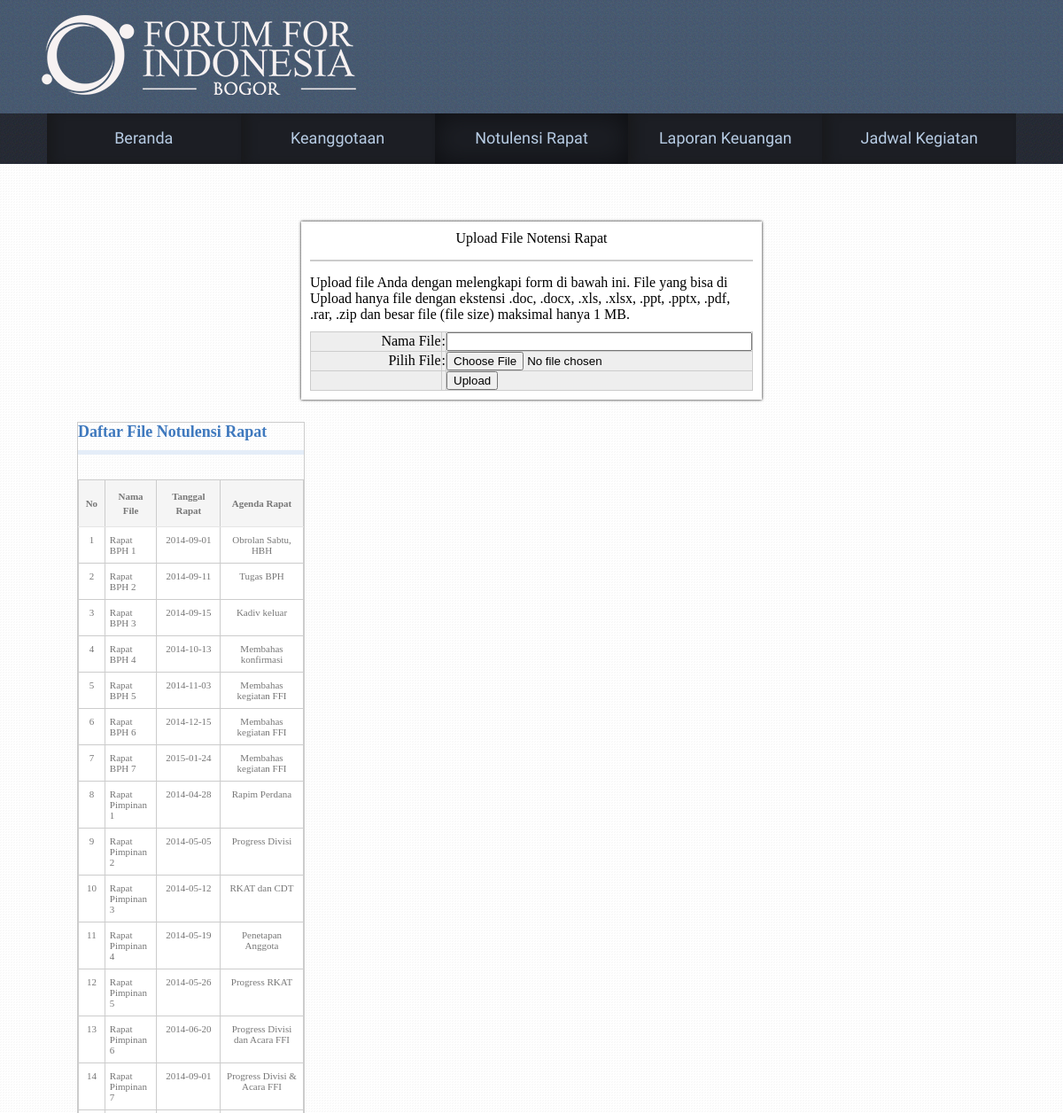
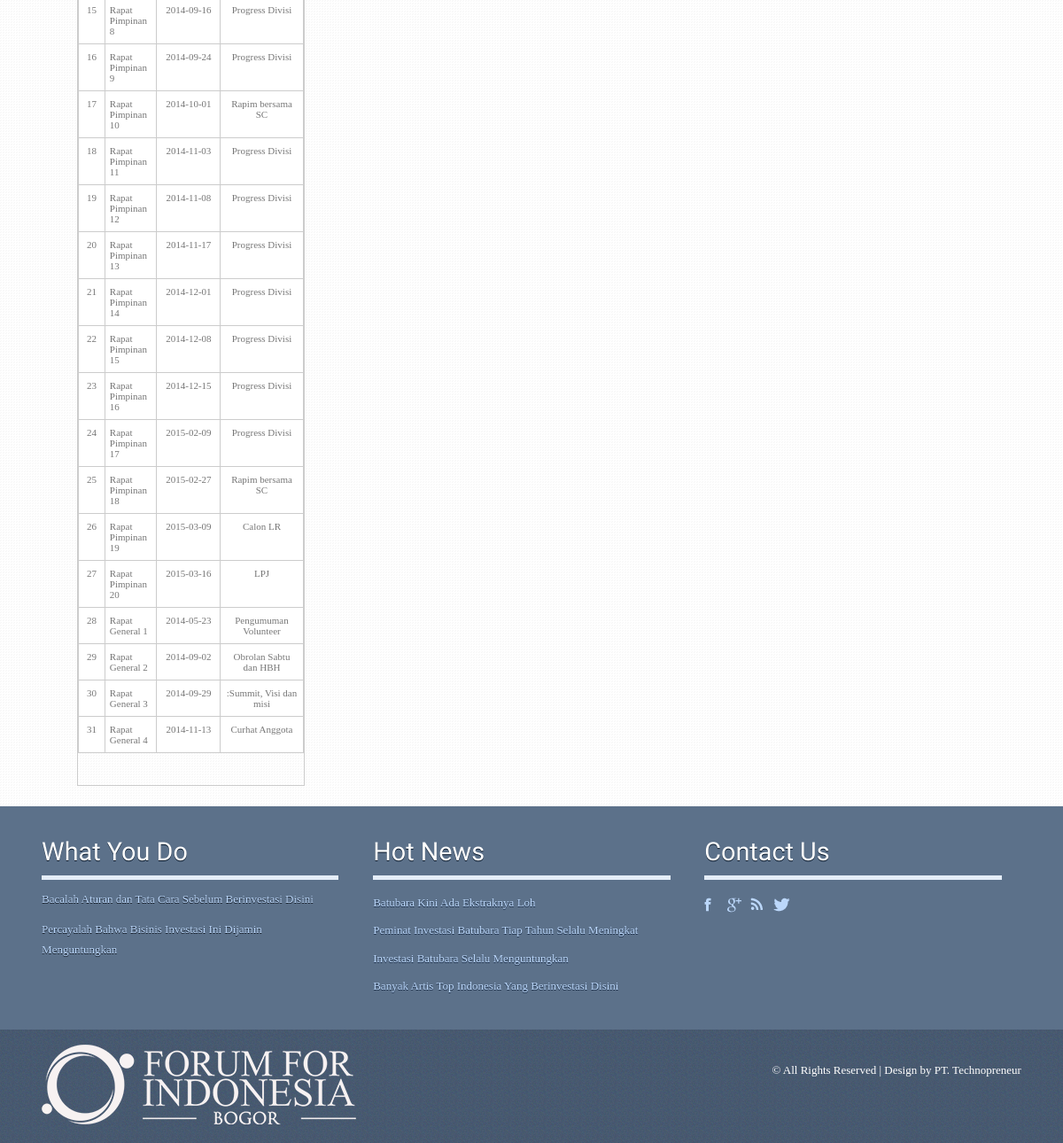
/cara.php, run on the app's committed database (2 pictures, top to bottom).
### tables this page shows
CREATE TABLE IF NOT EXISTS `notulensi_rapat` (
`ID_file` int(11) NOT NULL,
  `Nama_file` varchar(50) NOT NULL,
  `Tanggal_rapat` date NOT NULL,
  `Agenda_rapat` varchar(50) NOT NULL
);

### cara.php (the view, shortened to what this page needs)
<!DOCTYPE HTML>
<html>
<head>
<link href="css/css_upload-download.css" rel="stylesheet" type="text/css" media="all" />
<link href="css/camera.css" rel="stylesheet" type="text/css" media="all" />
</head>
<body>
<div class="h_bg">
<div class="wrap">
	<div class="header">
		<div class="logo">
			<h1><a href="index.php"><img src="images/logo2.png" alt=""></a></h1>
		</div>
	</div>
</div>
</div>
<div class="slider_bg">
<div class="wrap">
<div class="slider">
	<ul class="nav">
		<li><a href="index.php">Beranda</a></li>
		<li><a href="keanggotaan.php">Keanggotaan</a></li>
		<li class="active" ><a href="cara.php">Notulensi Rapat</a></li>
		<li><a href="about.php">Laporan Keuangan</a></li>
		<li><a href="contact.php">Jadwal Kegiatan</a></li>
	</ul>
</div>
</div>
</div>
<div class="main_bg">
<div class="wrap">
<div class="main">
  <div id="container">
    	<div id="header">
    		<h1>Upload File Notensi Rapat</h1>
        </div>
        <div id="menu">
        </div>
        <div id="content">
            <p>Upload file Anda dengan melengkapi form di bawah ini. File yang bisa di Upload hanya file dengan ekstensi <b>.doc, .docx, .xls, .xlsx, .ppt, .pptx, .pdf, .rar, .zip</b> dan besar file (file size) maksimal hanya 1 MB.</p>
            <p>
            <form action="" method="post" enctype="multipart/form-data">
            <table width="100%" align="center" border="0" bgcolor="#eee" cellpadding="2" cellspacing="0">
            	<tr>
                	<td width="40%" align="right"><b>Nama File</b></td><td><b>:</b></td><td><input type="text" name="nama" size="40" required /></td>
                </tr>
                <tr>
                	<td width="40%" align="right"><b>Pilih File</b></td><td><b>:</b></td><td><input type="file" name="file" required /></td>
                </tr>
                <tr>
                	<td>&nbsp;</td><td>&nbsp;</td><td><input type="submit" name="upload" value="Upload" /></td>
                </tr>
            </table>
            </form>
            </p>
        </div>
    </div>
	<table width="25%" border="0" cellspacing="0" cellpadding="0">
        <tr>
        <div id="body_div">
 <td align=""><div class="body_right_caloninvestor">
			  <h4>Daftar File Notulensi Rapat</h4>
<div class="tabpad news-box news">
<div class="deposit_info_details">
<table width="100%" border="0" cellspacing="0" cellpadding="0" class="lbox_contentbg">
		<p>&nbsp;</p>
          <tr class="row1" onMouseOver="mouse_event(this, 'listrow_bg');" onMouseOut="mouse_event(this, 'row1');">
                      <td width="5%" valign="top" class="hdr1" align="center">No</td>
					  <td width="5%" valign="top" class="hdr1" align="center">Nama File</td>
                      <td width="20%" valign="top" class="hdr1" align="center">Tanggal Rapat</td>
					  <td width="20%" valign="top" class="hdr1" align="center">Agenda Rapat<a </td>
          </tr>
	<?php
	$No=1;
       	$query = mysql_query("select * from notulensi_rapat");
		while ( $data = mysql_fetch_array($query) )
		{
				?>
		              <tr class="list1" onMouseOver="mouse_event(this,'row_hover');" onMouseOut="mouse_event(this,'list1');">
                    <td align="center"> <?php echo $No; ?></td>
		    		  <td align="left"><?php echo $data['Nama_file'];?></td>
					<td align="center"><?php echo $data['Tanggal_rapat'];?></td>
					<td align="center"><?php echo $data['Agenda_rapat'];?></td>
                        </tr>
<?php
		$No++;
	}
	?>
        </table>
   <br />
   <br />
                </table>
</div>
</div>
</div>
<div class="footer-bg">
<div class="wrap">
<div class="footer">
  <div class="box1">
	<h4>What You Do</h4>
	<p>Bacalah Aturan dan Tata Cara Sebelum Berinvestasi Disini</p>
	<p>Percayalah Bahwa Bisinis Investasi Ini Dijamin Menguntungkan</p>
  </div>
   <div class="box1">
	<h4>Hot News</h4>
	<nav>
		<ul>
			<li><a href="">Batubara Kini Ada Ekstraknya Loh</a></li>
			<li><a href="">Peminat Investasi Batubara Tiap Tahun Selalu Meningkat</a></li>
			<li><a href="">Investasi Batubara Selalu Menguntungkan</a></li>
			<li><a href="">Banyak Artis Top Indonesia Yang Berinvestasi Disini</a></li>
	    </ul>
	</nav>
	</div>
	<div class="box1">
		<h4>Contact us</h4>
		<div class="social-icons">
	   		  	<ul>
			      <li class="facebook"><a href="#" target="_blank"> </a></li>
			      <li class="twitter"><a href="#" target="_blank"> </a></li>
			      <li class="rss"><a href="#" target="_blank"> </a></li>
			      <li class="contact"><a href="#" target="_blank"> </a></li>
		     </ul>
   	    </div>
	</div>
</div>
</div>
</div>
<div class="ftr-bg">
	<div class="wrap">
		<div class="footer1">
		<div class="logo">
			<h1><a href="index.php"><img src="images/logo2.png" alt=""></a></h1>
		</div>
		<div class="copy">
			<p class="w3-link">© All Rights Reserved | Design by PT. Technopreneur</p>
		</div>
	</div>
	</div>
</div>
</body>
</html>

### css/css_upload-download.css (style rules this page uses)
html,body,div,span,applet,object,iframe,h1,h2,h3,h4,h5,h6,p,blockquote,pre,a,abbr,acronym,address,big,cite,code,del,dfn,em,img,ins,kbd,q,s,samp,small,strike,strong,sub,sup,tt,var,b,u,i,dl,dt,dd,ol,nav ul,nav li,fieldset,form,label,legend,table,caption,tbody,tfoot,thead,tr,th,td,article,aside,canvas,details,embed,figure,figcaption,footer,header,hgroup,menu,nav,output,ruby,section,summary,time,mark,audio,video { margin:0;padding:0;border:0;font-size:100%;font:inherit;vertical-align:baseline; }
article, aside, details, figcaption, figure,footer, header, hgroup, menu, nav, section { display: block; }
ol,ul { list-style:none;margin:0;padding:0; }
table { border-collapse:collapse;border-spacing:0; }
a { text-decoration:none; }
img { max-width:100%; }
.wrap { margin:0 auto; width:80%; }
.h_bg { background: url('../images/m_bg.png'); }
.header { padding: 1.5%; }
.logo { float: left; }
#container { width:500px; margin:20px auto; padding:10px; background-color:#fff; box-shadow:0px 0px 3px #000; }
#header { text-align:center; }
#menu { text-align:center; margin:15px 0px; border-top:1px solid #CCC; border-bottom:1px solid #CCC; }
.table, th, td { border-collapse:collapse; border:1px solid #ccc; }
#body_div { margin:25px 0 0 0; }
.row1 td { background:#fff; padding:3px 10px; font-size:11px; line-height:16px; border-bottom:1px solid #e5e5e5; }
h4 { color: #3f79be; font-size: 18px; border-bottom: #e4edf8 5px solid; padding-bottom: 10px; margin-bottom: 10px; font-weight: bold; }
.deposit_info_details { -moz-border-right-colors: none; border-top-color: -moz-use-text-color; border-top-width: medium; color: #777777; }
.deposit_info_details .hdr1 { background: none repeat scroll 0 0 #F5F5F5; color: #777777; font-size: 11px; font-weight: bold; padding: 10px 5px; }
.deposit_info_details .list1 td { background: none repeat scroll 0 0 #FFFFFF; color: #777777; font-size: 11px; padding: 8px 5px; }
.lbox_contentbg { background-color: #FFFFFF; border: 1px solid #DFDFDF; }
.row1 td { background:#fff; padding:3px 10px; font-size:12px; line-height:16px; border-bottom:1px solid #e5e5e5; vertical-align:middle; }
.slider_bg { background: url('../images/s_bg.png'); }
.slider { padding:0 2%; }
.nav { display:block; }
.nav li { width:20%; list-style: none; float:left; }
.nav li a { box-shadow: inset 8px 0px 10px #191A1D; -webkit-box-shadow: inset 8px 0px 10px #191A1D; -moz-box-shadow: inset 8px 0px 10px #191A1D; -o-box-shadow: inset 8px 0px 10px #191A1D; background: #1C1E24; color: #B7CCE4; font-family: 'Prosto One', cursive; line-height: 1.8em; padding:12px; font-size:18px; font-weight:100; text-align:center; text-decoration: none; display: block; }
.nav li.active a { box-shadow:inset 0 0 30px #0D0E11; -webkit-box-shadow:inset 0 0 30px #0D0E11; -moz-box-shadow:inset 0 0 30px #0D0E11; -o-box-shadow:inset 0 0 30px #0D0E11; }
.main_bg { background:url('../images/main_bg.png'); }
.main { padding: 4% 5% 2%; min-height: 800px; }
.footer-bg { background: #5C718A; }
.footer { padding:3% 1.5%; }
.box1 { float:left; width: 30.33%; margin-right: 3.5%; }
.box1:nth-child(3) { margin-right: 0; }
.box1 h4 { color: #FFFFFF; text-shadow: 0 1px 0 #041427; text-transform: capitalize; font-size: 1.8em; font-weight: normal; font-family: 'Prosto One', cursive; }
.social-icons { margin-top:10px; float:left; }
.social-icons li { width: 16px; height: 22px; padding: 0px 0 0 10px; margin: 0; float:left; cursor:pointer; }
.social-icons li.facebook { background:url(../images/icon-2.png) no-repeat 0px 0px; }
.social-icons li.twitter { background:url(../images/icon-3.png) no-repeat 0px 0px; }
.social-icons li.rss { background:url(../images/icon-4.png) no-repeat 0px 0px; }
.social-icons li.contact { background:url(../images/icon-1.png) no-repeat 0px 0px; }
.box1 nav { margin-top:10px; }
.box1 nav ul li { display: inline-block; }
.box1 nav ul li a { color: #BBD7FA; text-shadow: 0 1px 0 #182B46; line-height: 2.4em; font-size: 0.8125em; }
.box1 p { margin-top: 10px; color: #BBD7FA; line-height: 1.8em; font-size: 0.8125em; text-shadow: 0 1px 0 #0F1620; }
.ftr-bg { background: url('../images/m_bg.png'); }
.footer1 { padding: 1.5%; }
.copy { float: right; margin-top: 1.5%; }
.copy p { font-size: 0.8125em; color: #ffffff; line-height: 1.8em; }
.contact { margin-bottom:4%; display:block; }
form { margin-top: 2%; }
@media only screen and (max-width: 1280px) { .wrap { width:95%; } }

### data on the page
notulensi_rapat: Nama_file "Rapat BPH 1", Tanggal_rapat "2014-09-01", Agenda_rapat "Obrolan Sabtu, HBH"
notulensi_rapat: Nama_file "Rapat BPH 2", Tanggal_rapat "2014-09-11", Agenda_rapat "Tugas BPH"
notulensi_rapat: Nama_file "Rapat BPH 3", Tanggal_rapat "2014-09-15", Agenda_rapat "Kadiv keluar"
notulensi_rapat: Nama_file "Rapat BPH 4", Tanggal_rapat "2014-10-13", Agenda_rapat "Membahas konfirmasi"
notulensi_rapat: Nama_file "Rapat BPH 5", Tanggal_rapat "2014-11-03", Agenda_rapat "Membahas kegiatan FFI"
notulensi_rapat: Nama_file "Rapat BPH 6", Tanggal_rapat "2014-12-15", Agenda_rapat "Membahas kegiatan FFI"
notulensi_rapat: Nama_file "Rapat BPH 7", Tanggal_rapat "2015-01-24", Agenda_rapat "Membahas kegiatan FFI"
notulensi_rapat: Nama_file "Rapat Pimpinan 1", Tanggal_rapat "2014-04-28", Agenda_rapat "Rapim Perdana"
notulensi_rapat: Nama_file "Rapat Pimpinan 2", Tanggal_rapat "2014-05-05", Agenda_rapat "Progress Divisi"
notulensi_rapat: Nama_file "Rapat Pimpinan 3", Tanggal_rapat "2014-05-12", Agenda_rapat "RKAT dan CDT"
notulensi_rapat: Nama_file "Rapat Pimpinan 4", Tanggal_rapat "2014-05-19", Agenda_rapat "Penetapan Anggota"
notulensi_rapat: Nama_file "Rapat Pimpinan 5", Tanggal_rapat "2014-05-26", Agenda_rapat "Progress RKAT"
notulensi_rapat: Nama_file "Rapat Pimpinan 6", Tanggal_rapat "2014-06-20", Agenda_rapat "Progress Divisi dan Acara FFI"
notulensi_rapat: Nama_file "Rapat Pimpinan 7", Tanggal_rapat "2014-09-01", Agenda_rapat "Progress Divisi & Acara FFI"
notulensi_rapat: Nama_file "Rapat Pimpinan 8", Tanggal_rapat "2014-09-16", Agenda_rapat "Progress Divisi"
notulensi_rapat: Nama_file "Rapat Pimpinan 9", Tanggal_rapat "2014-09-24", Agenda_rapat "Progress Divisi"
notulensi_rapat: Nama_file "Rapat Pimpinan 10", Tanggal_rapat "2014-10-01", Agenda_rapat "Rapim bersama SC"
notulensi_rapat: Nama_file "Rapat Pimpinan 11", Tanggal_rapat "2014-11-03", Agenda_rapat "Progress Divisi"
notulensi_rapat: Nama_file "Rapat Pimpinan 12", Tanggal_rapat "2014-11-08", Agenda_rapat "Progress Divisi"
notulensi_rapat: Nama_file "Rapat Pimpinan 13", Tanggal_rapat "2014-11-17", Agenda_rapat "Progress Divisi"
notulensi_rapat: Nama_file "Rapat Pimpinan 14", Tanggal_rapat "2014-12-01", Agenda_rapat "Progress Divisi"
notulensi_rapat: Nama_file "Rapat Pimpinan 15", Tanggal_rapat "2014-12-08", Agenda_rapat "Progress Divisi"
notulensi_rapat: Nama_file "Rapat Pimpinan 16", Tanggal_rapat "2014-12-15", Agenda_rapat "Progress Divisi"
notulensi_rapat: Nama_file "Rapat Pimpinan 17", Tanggal_rapat "2015-02-09", Agenda_rapat "Progress Divisi"
notulensi_rapat: Nama_file "Rapat Pimpinan 18", Tanggal_rapat "2015-02-27", Agenda_rapat "Rapim bersama SC"
notulensi_rapat: Nama_file "Rapat Pimpinan 19", Tanggal_rapat "2015-03-09", Agenda_rapat "Calon LR"
notulensi_rapat: Nama_file "Rapat Pimpinan 20", Tanggal_rapat "2015-03-16", Agenda_rapat "LPJ"
notulensi_rapat: Nama_file "Rapat General 1", Tanggal_rapat "2014-05-23", Agenda_rapat "Pengumuman Volunteer"
notulensi_rapat: Nama_file "Rapat General 2", Tanggal_rapat "2014-09-02", Agenda_rapat "Obrolan Sabtu dan HBH"
notulensi_rapat: Nama_file "Rapat General 3", Tanggal_rapat "2014-09-29", Agenda_rapat ":Summit, Visi dan misi"
notulensi_rapat: Nama_file "Rapat General 4", Tanggal_rapat "2014-11-13", Agenda_rapat "Curhat Anggota"
